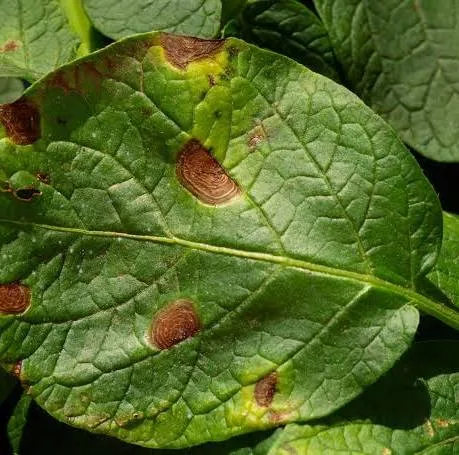
#> input picture archive/increment_1_cnn/images.webp, 459 x 455 px
$ python image_quality.py ../../archive/increment_1_cnn/images.webp   (older library calls are emulated)
#> lines starting #> are read from the running program, lines starting #| are printed output that depends on the picture
"""
image_quality.py
================
Part 3 of CV Enhancement Pipeline — Crop Disease EWS
-----------------------------------------------------
Runs BEFORE any ML inference. Rejects or warns about images that are:

  1. Too blurry       — Laplacian variance below threshold
  2. Too dark         — mean brightness below threshold
  3. Too bright/blown — mean brightness above threshold
  4. Low contrast     — histogram std dev too narrow
  5. Too small        — resolution insufficient for EfficientNet-B4

If an image fails a hard check, the API returns an error immediately
and asks the farmer to retake — no wasted ML inference time.

CV concepts covered
-------------------
  - Laplacian operator for blur detection (variance of second derivative)
  - Histogram analysis for brightness and contrast
  - Percentile-based blown-highlight detection
  - Resolution gating
  - Composite quality score (0–100)
"""

import cv2
import numpy as np
from dataclasses import dataclass, field
from typing import List, Optional, Tuple


# ─────────────────────────────────────────────
# Config — all thresholds in one place
# ─────────────────────────────────────────────

# Blur — Laplacian variance. Below HARD = reject. Below SOFT = warn.
BLUR_HARD_THRESHOLD = 40.0    # clear reject (very blurry)
BLUR_SOFT_THRESHOLD = 80.0    # warn (slightly soft)

# Brightness — mean pixel value (0–255 on grayscale)
BRIGHTNESS_LOW_HARD  = 30.0   # too dark to see leaf detail
BRIGHTNESS_LOW_SOFT  = 60.0   # dim, may affect colour accuracy
BRIGHTNESS_HIGH_HARD = 240.0  # severely overexposed
BRIGHTNESS_HIGH_SOFT = 210.0  # highlight clipping likely

# Contrast — standard deviation of grayscale histogram
CONTRAST_HARD = 18.0          # flat/foggy image, no usable texture
CONTRAST_SOFT = 30.0          # low contrast, may reduce accuracy

# Blown highlights — fraction of pixels above 250 brightness
BLOWN_HARD = 0.25             # >25% pixels blown out → reject
BLOWN_SOFT = 0.10             # >10% pixels blown out → warn

# Resolution — minimum pixels on shortest side
MIN_RESOLUTION_HARD = 100     # genuinely too small for 380×380 resize
MIN_RESOLUTION_SOFT = 200     # will be upscaled, quality may suffer

# Quality score weights (must sum to 1.0)
SCORE_WEIGHTS = {
    "blur"       : 0.40,
    "brightness" : 0.25,
    "contrast"   : 0.20,
    "resolution" : 0.15,
}


# ─────────────────────────────────────────────
# Data classes
# ─────────────────────────────────────────────

@dataclass
class QualityIssue:
    """One detected quality problem."""
    check    : str    # "blur" | "brightness" | "contrast" | "resolution" | "blown"
    level    : str    # "hard" (reject) | "soft" (warn)
    message  : str    # human-readable, shown to farmer
    value    : float  # measured value for logging/debugging
    threshold: float  # threshold that was crossed


@dataclass
class QualityResult:
    """
    Returned by check_image_quality().

    Attributes
    ----------
    passed : bool
        False if ANY hard check failed → reject image, ask farmer to retake.
    score : float
        Composite quality score 0–100. 100 = perfect.
        Shown to farmer as a confidence indicator.
    issues : List[QualityIssue]
        All detected issues (hard + soft), sorted hard-first.
    retake_reason : Optional[str]
        Set when passed=False. Single clear message for the farmer.
    suggestions : List[str]
        Actionable tips for the farmer to improve the shot.
    metrics : dict
        Raw measured values — useful for logging and debugging.
    """
    passed        : bool
    score         : float
    issues        : List[QualityIssue]
    retake_reason : Optional[str]
    suggestions   : List[str]
    metrics       : dict


# ─────────────────────────────────────────────
# Individual check functions
# ─────────────────────────────────────────────

def _check_blur(gray: np.ndarray) -> Tuple[float, List[QualityIssue]]:
    """
    Laplacian variance — the second spatial derivative amplifies edges.
    A sharp image has large, varied gradients → high variance.
    A blurry image has smoothed gradients → low variance.

    Using variance (not mean) because mean can be high even in blurry
    images if there are a few strong edges.
    """
    lap_var = float(cv2.Laplacian(gray, cv2.CV_64F).var())
    issues  = []

    if lap_var < BLUR_HARD_THRESHOLD:
        issues.append(QualityIssue(
            check     = "blur",
            level     = "hard",
            message   = f"Image is too blurry (sharpness score: {lap_var:.1f}). Please retake.",
            value     = lap_var,
            threshold = BLUR_HARD_THRESHOLD,
        ))
    elif lap_var < BLUR_SOFT_THRESHOLD:
        issues.append(QualityIssue(
            check     = "blur",
            level     = "soft",
            message   = f"Image is slightly soft (sharpness score: {lap_var:.1f}). Results may be less accurate.",
            value     = lap_var,
            threshold = BLUR_SOFT_THRESHOLD,
        ))

    # Normalise to 0–1 for score calculation (cap at 3× soft threshold)
    blur_score = min(lap_var / (BLUR_SOFT_THRESHOLD * 3), 1.0)
    return blur_score, issues


def _check_brightness(gray: np.ndarray) -> Tuple[float, List[QualityIssue]]:
    """
    Mean pixel brightness on the grayscale image.
    Too dark → leaf colours inaccurate, disease spots invisible.
    Too bright → blown highlights, loss of texture detail.
    """
    mean_val = float(gray.mean())
    issues   = []

    if mean_val < BRIGHTNESS_LOW_HARD:
        issues.append(QualityIssue(
            check     = "brightness",
            level     = "hard",
            message   = f"Image is too dark (brightness: {mean_val:.1f}/255). Move to better light.",
            value     = mean_val,
            threshold = BRIGHTNESS_LOW_HARD,
        ))
    elif mean_val < BRIGHTNESS_LOW_SOFT:
        issues.append(QualityIssue(
            check     = "brightness",
            level     = "soft",
            message   = f"Image is dim (brightness: {mean_val:.1f}/255). Better lighting recommended.",
            value     = mean_val,
            threshold = BRIGHTNESS_LOW_SOFT,
        ))
    elif mean_val > BRIGHTNESS_HIGH_HARD:
        issues.append(QualityIssue(
            check     = "brightness",
            level     = "hard",
            message   = f"Image is severely overexposed (brightness: {mean_val:.1f}/255). Avoid direct sunlight on the lens.",
            value     = mean_val,
            threshold = BRIGHTNESS_HIGH_HARD,
        ))
    elif mean_val > BRIGHTNESS_HIGH_SOFT:
        issues.append(QualityIssue(
            check     = "brightness",
            level     = "soft",
            message   = f"Image is bright (brightness: {mean_val:.1f}/255). Some highlight detail may be lost.",
            value     = mean_val,
            threshold = BRIGHTNESS_HIGH_SOFT,
        ))

    # Score: 1.0 at mean=128, falls toward 0 at extremes
    brightness_score = 1.0 - abs(mean_val - 128.0) / 128.0
    brightness_score = max(brightness_score, 0.0)
    return brightness_score, issues


def _check_contrast(gray: np.ndarray) -> Tuple[float, List[QualityIssue]]:
    """
    Standard deviation of pixel intensities.
    Low std dev = flat image (fog, uniform background, lens smudge).
    """
    std_val = float(gray.std())
    issues  = []

    if std_val < CONTRAST_HARD:
        issues.append(QualityIssue(
            check     = "contrast",
            level     = "hard",
            message   = f"Image has extremely low contrast (std: {std_val:.1f}). Check for lens smudge or fog.",
            value     = std_val,
            threshold = CONTRAST_HARD,
        ))
    elif std_val < CONTRAST_SOFT:
        issues.append(QualityIssue(
            check     = "contrast",
            level     = "soft",
            message   = f"Image contrast is low (std: {std_val:.1f}). Disease spots may not be visible.",
            value     = std_val,
            threshold = CONTRAST_SOFT,
        ))

    contrast_score = min(std_val / (CONTRAST_SOFT * 2), 1.0)
    return contrast_score, issues


def _check_blown_highlights(gray: np.ndarray) -> List[QualityIssue]:
    """
    Fraction of pixels above 250 — blown-out highlights lose all texture.
    Separate from mean brightness because you can have a well-exposed
    image overall with a large sky patch that's completely blown.
    """
    total  = gray.size
    blown  = float(np.sum(gray > 250)) / total
    issues = []

    if blown > BLOWN_HARD:
        issues.append(QualityIssue(
            check     = "blown",
            level     = "hard",
            message   = f"{blown*100:.1f}% of image is overexposed. Shade the leaf or change angle.",
            value     = blown,
            threshold = BLOWN_HARD,
        ))
    elif blown > BLOWN_SOFT:
        issues.append(QualityIssue(
            check     = "blown",
            level     = "soft",
            message   = f"{blown*100:.1f}% of pixels are blown out. Try to avoid direct sun reflection.",
            value     = blown,
            threshold = BLOWN_SOFT,
        ))

    return issues


def _check_resolution(img: np.ndarray) -> Tuple[float, List[QualityIssue]]:
    """
    Shortest side in pixels. EfficientNet-B4 needs 380×380 — very small
    images will be aggressively upscaled, introducing artefacts.
    """
    h, w      = img.shape[:2]
    short_side = min(h, w)
    issues     = []

    if short_side < MIN_RESOLUTION_HARD:
        issues.append(QualityIssue(
            check     = "resolution",
            level     = "hard",
            message   = f"Image resolution too low ({w}×{h}px). Move closer to the leaf.",
            value     = float(short_side),
            threshold = float(MIN_RESOLUTION_HARD),
        ))
    elif short_side < MIN_RESOLUTION_SOFT:
        issues.append(QualityIssue(
            check     = "resolution",
            level     = "soft",
            message   = f"Image resolution is low ({w}×{h}px). Closer shots give better results.",
            value     = float(short_side),
            threshold = float(MIN_RESOLUTION_SOFT),
        ))

    res_score = min(short_side / 380.0, 1.0)
    return res_score, issues


# ─────────────────────────────────────────────
# Suggestions builder
# ─────────────────────────────────────────────

_SUGGESTIONS_MAP = {
    ("blur",        "hard")  : "Hold the phone steady and tap the screen to focus on the leaf before shooting.",
    ("blur",        "soft")  : "Try tapping the leaf on screen to lock focus before taking the photo.",
    ("brightness",  "hard")  : "Move to a shaded area or wait for cloud cover. Avoid shooting toward the sun.",
    ("brightness",  "soft")  : "Find a spot with even, diffused light — morning light works well.",
    ("contrast",    "hard")  : "Wipe the camera lens clean and avoid foggy/misty conditions.",
    ("contrast",    "soft")  : "Ensure the leaf fills the frame and the background is not too similar in colour.",
    ("blown",       "hard")  : "Shade the leaf with your hand or body to block direct sunlight on the camera.",
    ("blown",       "soft")  : "Slightly angle the phone to reduce sun glare on the leaf surface.",
    ("resolution",  "hard")  : "Move the phone 15–30 cm closer to the leaf and retake.",
    ("resolution",  "soft")  : "A closer shot gives the model more leaf detail to work with.",
}


def _build_suggestions(issues: List[QualityIssue]) -> List[str]:
    seen = set()
    tips = []
    for issue in issues:
        key = (issue.check, issue.level)
        if key not in seen:
            seen.add(key)
            tip = _SUGGESTIONS_MAP.get(key)
            if tip:
                tips.append(tip)
    return tips


# ─────────────────────────────────────────────
# Composite score
# ─────────────────────────────────────────────

def _compute_score(blur_s: float, bright_s: float,
                   contrast_s: float, res_s: float) -> float:
    raw = (
        blur_s       * SCORE_WEIGHTS["blur"]       +
        bright_s     * SCORE_WEIGHTS["brightness"] +
        contrast_s   * SCORE_WEIGHTS["contrast"]   +
        res_s        * SCORE_WEIGHTS["resolution"]
    )
    return round(raw * 100, 1)


# ─────────────────────────────────────────────
# Public API
# ─────────────────────────────────────────────

def check_image_quality(img_rgb: np.ndarray) -> QualityResult:
    """
    Main entry point. Call this BEFORE any ML inference.

    Parameters
    ----------
    img_rgb : np.ndarray (H, W, 3), uint8, RGB
        Raw decoded image — NOT yet segmented or resized.
        Pass the result of cv2.cvtColor(img_np, cv2.COLOR_BGR2RGB)
        directly from _run_analyze_sync().

    Returns
    -------
    QualityResult
        If result.passed is False → return 400 error to Flutter immediately.
        If result.passed is True  → proceed with segmentation + ML pipeline.
    """
    gray   = cv2.cvtColor(img_rgb, cv2.COLOR_RGB2GRAY)
    issues = []

    blur_s,    blur_issues    = _check_blur(gray)
    bright_s,  bright_issues  = _check_brightness(gray)
    contrast_s, contrast_issues = _check_contrast(gray)
    blown_issues              = _check_blown_highlights(gray)
    res_s,     res_issues     = _check_resolution(img_rgb)

    issues = blur_issues + bright_issues + contrast_issues + blown_issues + res_issues

    # Sort: hard failures first
    issues.sort(key=lambda i: 0 if i.level == "hard" else 1)

    hard_failures = [i for i in issues if i.level == "hard"]
    passed        = len(hard_failures) == 0

    retake_reason = None
    if not passed:
        # Pick the most critical failure for the top-level message
        retake_reason = hard_failures[0].message

    score       = _compute_score(blur_s, bright_s, contrast_s, res_s)
    suggestions = _build_suggestions(issues)

    metrics = {
        "laplacian_variance" : round(float(cv2.Laplacian(gray, cv2.CV_64F).var()), 2),
        "mean_brightness"    : round(float(gray.mean()), 2),
        "contrast_std"       : round(float(gray.std()), 2),
        "blown_pct"          : round(float(np.sum(gray > 250)) / gray.size * 100, 2),
        "resolution"         : f"{img_rgb.shape[1]}x{img_rgb.shape[0]}",
        "short_side_px"      : int(min(img_rgb.shape[:2])),
    }

    return QualityResult(
        passed        = passed,
        score         = score,
        issues        = issues,
        retake_reason = retake_reason,
        suggestions   = suggestions,
        metrics       = metrics,
    )

# ─────────────────────────────────────────────
# Quick standalone test
# ─────────────────────────────────────────────

if __name__ == "__main__":
    import sys

    if len(sys.argv) < 2:
        print("Usage: python image_quality.py <image_path>")
        sys.exit(0)

    path    = sys.argv[1]
    img_bgr = cv2.imread(path)
#> img_bgr is the input picture: shape (455, 459, 3); mean B, G, R 39, 104.8, 84
    if img_bgr is None:
        print(f"ERROR: Cannot read image: {path}")
        sys.exit(1)

    img_rgb = cv2.cvtColor(img_bgr, cv2.COLOR_BGR2RGB)
    result  = check_image_quality(img_rgb)
#> in check_image_quality, `gray   = cv2.cvtColor(img_rgb, cv2.COLOR_RGB2GRAY)`:
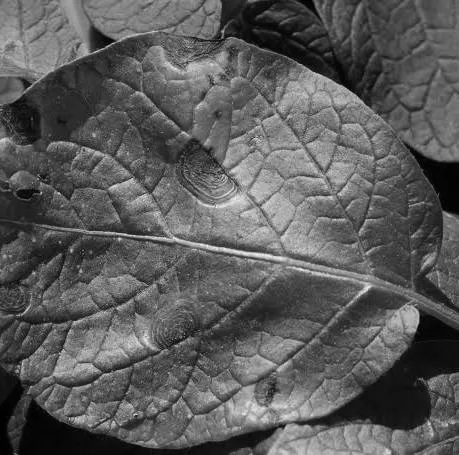
#> gray: shape (455, 459); min 0, max 246, mean 91.1
#> in _check_blur, `lap_var = float(cv2.Laplacian(gray, cv2.CV_64F).var())`: lap_var = 1278.8
#> in _check_blur, `blur_score = min(lap_var / (BLUR_SOFT_THRESHOLD * 3), 1.0)`: blur_score = 1
#> in check_image_quality, `blur_s,    blur_issues    = _check_blur(gray)`: blur_issues = []
#> in _check_brightness, `mean_val = float(gray.mean())`: mean_val = 91.07
#> in _check_brightness, `brightness_score = 1.0 - abs(mean_val - 128.0) / 128.0`: brightness_score = 0.711
#> in check_image_quality, `bright_s,  bright_issues  = _check_brightness(gray)`: bright_issues = []
#> in _check_contrast, `std_val = float(gray.std())`: std_val = 43.53
#> in _check_contrast, `contrast_score = min(std_val / (CONTRAST_SOFT * 2), 1.0)`: contrast_score = 0.725
#> in check_image_quality, `contrast_s, contrast_issues = _check_contrast(gray)`: contrast_issues = []
#> in _check_blown_highlights, `blown  = float(np.sum(gray > 250)) / total`: blown = 0
#> in check_image_quality, `blown_issues              = _check_blown_highlights(gray)`: blown_issues = []
#> in check_image_quality, `res_s,     res_issues     = _check_resolution(img_rgb)`: res_s = 1; res_issues = []
#> in check_image_quality, `passed        = len(hard_failures) == 0`: passed = True
#> in _compute_score, `raw = ( blur_s       * SCORE_WEIGHTS["blur"]       + bright_s     * SC..`: raw = 0.873
#> in check_image_quality, `score       = _compute_score(blur_s, bright_s, contrast_s, res_s)`: score = 87.3
#> after the loop in _build_suggestions, `for issue in issues:`: seen = 0 items; tips = []
#> in check_image_quality, `metrics = { "laplacian_variance" : round(float(cv2.Laplacian(gray, cv2..`: metrics = {'laplacian_variance': 1278.8, 'mean_brightness': 91.07, 'contrast_std': 43.53, 'blown_pct': 0, 'resolution': '459x455', 'short_side_px': 455}

    print(f"\n{'='*50}")
    print(f"  Quality Score : {result.score} / 100")
#|   Quality Score : 87.3 / 100
    print(f"  Passed        : {result.passed}")
#|   Passed        : True
    print(f"{'='*50}")

    print(f"\nMetrics:")
    for k, v in result.metrics.items():
        print(f"  {k:<22} : {v}")
#> this loop made 6 passes
#> (k, v) on passes 1 to 6: ('laplacian_variance', 1278.8), ('mean_brightness', 91.07), ('contrast_std', 43.53), ('blown_pct', 0), ('resolution', '459x455'), ('short_side_px', 455)
#|   laplacian_variance     : 1278.76
#|   mean_brightness        : 91.07
#|   contrast_std           : 43.53
#|   blown_pct              : 0.0
#|   resolution             : 459x455
#|   short_side_px          : 455

    if result.issues:
        print(f"\nIssues ({len(result.issues)}):")
        for issue in result.issues:
            tag = "❌ REJECT" if issue.level == "hard" else "⚠️  WARN  "
            print(f"  {tag} [{issue.check}] {issue.message}")
    else:
        print("\n  ✅ No issues detected.")

    if result.suggestions:
        print(f"\nSuggestions for farmer:")
        for tip in result.suggestions:
            print(f"  → {tip}")

    if result.retake_reason:
        print(f"\n🚫 Retake reason: {result.retake_reason}")

    print()
